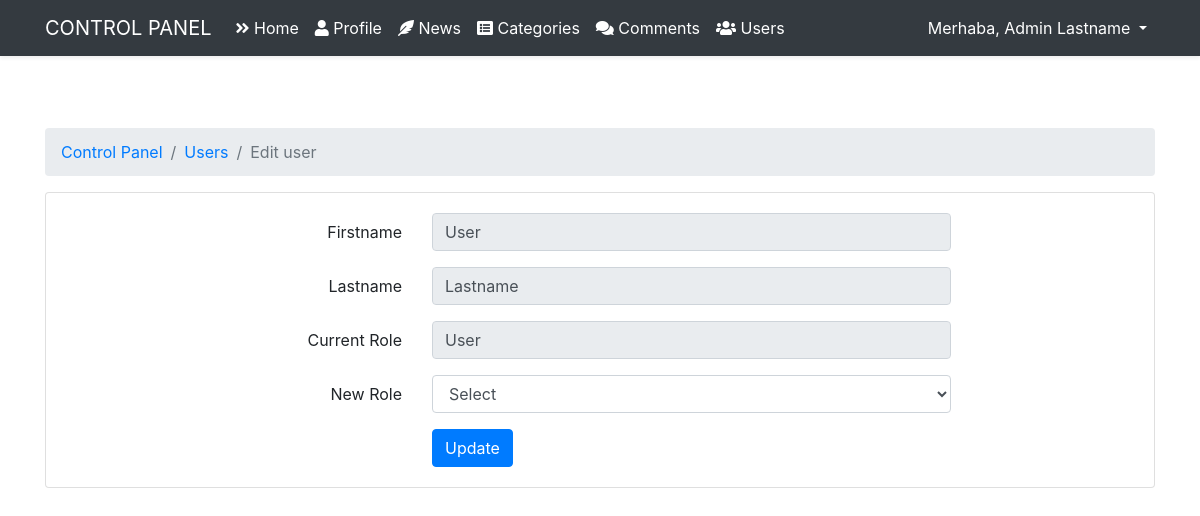
The page /admin/user/edit?id=5 (signed in) on the database its author committed.
### tables this page shows
CREATE TABLE `users` (
  `id` int(11) NOT NULL,
  `name` varchar(255) NOT NULL,
  `lastname` varchar(255) NOT NULL,
  `email` varchar(255) NOT NULL,
  `password` varchar(255) NOT NULL,
  `role_level` int(11) NOT NULL DEFAULT 1
);

### core/Router.php (called while the page is built, shortened)
<?php
class Router
{
    public Request $request;
    protected array $routes = [];
    public function __construct(Request $request)
    {
        $this->request = $request;
    }
    public function get($path, $callback)
    {
        $this->routes['get'][$path] = $callback;
    }
    public function post($path, $callback)
    {
        $this->routes['post'][$path] = $callback;
    }
    public function resolve()
    {
        $path = $this->request->getPath();
        $method = $this->request->method();
        $callback = $this->routes[$method][$path] ?? false;
        if (is_array($callback)) {
            $controller = new $callback[0]();
            $controller->action = $callback[1];
            $callback[0] = $controller;
        }
        return call_user_func($callback, $this->request);
    }
    public function view(string $view, ?string $title = null, array $data = [])
    {
        require_once __DIR__ . "/../resources/views/$view.php";
        return ob_get_clean();
    }
}

### core/Controller.php (called while the page is built, shortened)
<?php
abstract class Controller
{
    public static function view(string $view, ?string $title = null, array $data = [])
    {
        return Application::$app->router->view($view, $title, $data);
    }
}

### app/Controllers/Admin/UserController.php (called while the page is built, shortened)
<?php
class UserController extends Controller
{
    public function edit(Request $request)
    {
        $id = $request->getBody()['id'] ?? null;
        $user = User::where([
            'id'    => $id
        ]);
        return $this->view('auth/admin/user-edit', 'Edit user', compact('user'));
    }
}

### public/index.php (called while the page is built, shortened)
<?php
$app = new Application();
$app->run();

### core/Session.php (called while the page is built, shortened)
<?php
class Session
{
    public static function get($key)
    {
        return !empty($_SESSION[$key]) ? $_SESSION[$key] : null;
    }
}

### core/DB.php (called while the page is built, shortened)
<?php
class DB
{
    public static function connection()
    {
        $env = parse_ini_file(__DIR__ . '/../.env');
        $host = $env['DB_HOST'];
        $database = $env['DB_DATABASE'];
        $username = $env['DB_USERNAME'];
        $password = $env['DB_PASSWORD'];
        try {
            $dsn = "mysql:host=$host; dbname=$database;";
            $pdo = new PDO($dsn, $username, $password);
            return $pdo;
        } catch (PDOException $e) {
            echo "Database error " . $e->getMessage();
            Logger::emergency('Failed to connect to the database.', [false]);
            exit();
        }
    }
    public static function find(string $table, mixed $id)
    {
        $db = self::connection();
        $stm = $db->prepare("SELECT * FROM $table WHERE id = :id");
        $stm->bindParam(":id", $id);
        $stm->execute();
        return $stm->fetch(PDO::FETCH_ASSOC);
    }
    public static function where($table, array $values)
    {
        $section = '';
        $is_first = true;
        foreach ($values as $column => $value) {
            $section .= $is_first ? "$column = :$column" : " and $column = :$column";
            $is_first = false;
        }
        $db = self::connection();
        $stm = $db->prepare("SELECT * FROM $table WHERE $section");
        foreach ($values as $column => $value) {
            $stm->bindValue(":$column", $value);
        }
        $stm->execute();
        return $stm->fetchAll(PDO::FETCH_ASSOC);
    }
}

### core/Model.php (called while the page is built, shortened)
<?php
abstract class Model
{
    public static function find($id) {
        $table = static::$table;
        return DB::find($table, $id);
    }
    public static function where(array $values) {
        $table = static::$table;
        return DB::where($table, $values);
    }
}

### resources/views/auth/admin/user-edit.php (the view, shortened to what this page needs)
<?php use Core\Session;
require __DIR__ . '/layouts/header.php';?>
    <div class="container">
        <div class="row justify-content-center py-5">
            <div class="col-md-12">
                <nav aria-label="breadcrumb">
                    <ol class="breadcrumb">
                        <li class="breadcrumb-item"><a href="/admin">Control Panel</a></li>
                        <li class="breadcrumb-item"><a href="/admin/user">Users</a></li>
                        <li class="breadcrumb-item active" aria-current="page"><?= $title ?></li>
                    </ol>
                </nav>
                <div class="card">
                    <div class="card-body">
                        <form action="" method="POST">
                            <div class="form-group row">
                                <label for="name" class="col-md-4 col-form-label text-md-right">Firstname</label>
                                <div class="col-md-6">
                                    <input id="name" type="text" class="form-control" name="name" value="<?= $user['name'] ?>" readonly>
                                </div>
                            </div>
                            <div class="form-group row">
                                <label for="name" class="col-md-4 col-form-label text-md-right">Lastname</label>
                                <div class="col-md-6">
                                    <input id="lastname" type="text" class="form-control" name="lastname" value="<?= $user['lastname'] ?>" readonly>
                                </div>
                            </div>
                            <div class="form-group row">
                                <label for="role_level" class="col-md-4 col-form-label text-md-right">Current Role</label>
                                <div class="col-md-6">
                                    <input id="role_level" type="text" class="form-control" name="role_level" readonly value="<?= $user['role'] ?>">
                                </div>
                            </div>
                            <div class="form-group row">
                                <label for="new_role" class="col-md-4 col-form-label text-md-right">New Role</label>
                                <div class="col-md-6">
                                    <select name="new_role" class="form-select form-control">
                                        <option disabled selected>Select</option>
                                    </select>
                                </div>
                            </div>
                            <div class="form-group row mb-0">
                                <div class="col-md-6 offset-md-4">
                                    <button type="submit" class="btn btn-primary" value="update">Update</button>
                                </div>
                            </div>
                        </form>
                    </div>
                </div>
            </div>
        </div>
    </div>
<?php require __DIR__ . '/layouts/footer.php';?>

### resources/views/auth/admin/layouts/navbar.php (shortened to what this page needs)
<nav class="navbar navbar-expand-md navbar-dark bg-dark shadow-sm">
    <div class="container">
        <a class="navbar-brand text-uppercase" href="/admin">Control Panel</a>
        <div class="collapse navbar-collapse" id="navbars">
            <ul class="navbar-nav me-auto mb-2 mb-lg-0">
                <li class="nav-item">
                    <a class="nav-link text-white" aria-current="page" href="/admin">
                        <i class="fas fa-angle-double-right"></i>
                        Home
                    </a>
                </li>
                <li class="nav-item">
                    <a class="nav-link text-white" aria-current="page" href="/admin/profile">
                        <i class="fas fa-user"></i>
                        Profile
                    </a>
                </li>
                <?php if (user('role_level') >= 3): ?>
                <li class="nav-item">
                    <a class="nav-link text-white" aria-current="page" href="/admin/news">
                        <i class="fas fa-feather-alt"></i>
                        News
                    </a>
                </li>
                    <li class="nav-item">
                        <a class="nav-link text-white" aria-current="page" href="/admin/category">
                            <i class="fas fa-list-alt"></i>
                            Categories
                        </a>
                    </li>
                <?php endif; ?>
                <?php if (user('role_level') >= 3): ?>
                    <li class="nav-item">
                        <a class="nav-link text-white" aria-current="page" href="/admin/comment">
                            <i class="fas fa-comments"></i>
                            Comments
                        </a>
                    </li>
                    <li class="nav-item">
                        <a class="nav-link text-white" aria-current="page" href="/admin/user">
                            <i class="fas fa-users"></i>
                            Users
                        </a>
                    </li>
                <?php endif; ?>
            </ul>
            <div class="navbar-collapse">
                <ul class="navbar-nav ml-auto">
                    <div class="dropdown">
                        <a class="nav-link dropdown-toggle text-white" href="#" role="button" id="dropdownMenuLink" data-bs-toggle="dropdown" aria-expanded="false">
                            Merhaba, <?php echo user('name') ?> <?php echo user('lastname') ?>
                        </a>
                    </div>
                </ul>
            </div>
        </div>
    </div>
</nav>

### rows shown on the page
users: name "Admin", lastname "Lastname"
users: name "User", lastname "Lastname", role_level "User"

### other values the page prints
$title "Edit user"
